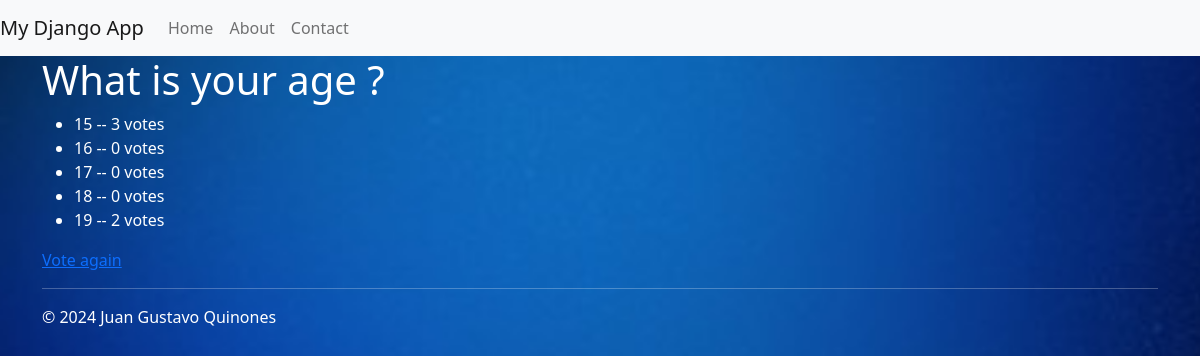
The app's page /polls/2/results/ with its own data.
### polls/models.py (models this page shows, shortened)
class Question(models.Model):
    question_text = models.CharField(max_length=200)
    pub_date = models.DateTimeField('date published')

class Choice(models.Model):
    question = models.ForeignKey(Question, on_delete=models.CASCADE)
    choice_text = models.CharField(max_length=200)
    votes = models.IntegerField(default=0)

### polls/views.py (the view)
# urls.py: path('<int:question_id>/results/', views.results, name='results'),
def results(request, question_id):
    question =get_object_or_404(Question, pk=question_id)
    return render(request, 'polls/results.html', {'question': question})

### polls/templates/polls/results.html
{% extends 'polls/base.html' %}
{% block main_content %}
<h1>{{ question.question_text }}</h1>
<ul>
    {% for choice in question.choice_set.all %}
    <li>{{ choice.choice_text }} -- {{ choice.votes }} vote{{ choice.votes | pluralize }}</li>
    {% endfor %}
</ul>
<a href="{% url 'polls:detail' question.id %}">Vote again</a>
{% endblock %}

### polls/templates/polls/base.html (shortened to what this page needs)
{% load static %}
<!DOCTYPE html>
<html lang="en">
<head>
    <link rel="stylesheet" href="https://cdn.jsdelivr.net/npm/@docsearch/css@3">
    <link href="https://cdn.jsdelivr.net/npm/bootstrap@5.0.2/dist/css/bootstrap.min.css" rel="stylesheet"
>
    <link rel="stylesheet" type="text/css" href="{% static 'polls/style.css' %}">
</head>
<body>
    {% include 'polls/nav.html' %}
    <div class="jumbotron">
        <div class="container">
            {% block main_content %}
            {% endblock %}
            {% include 'polls/footer.html' %}
        </div>
    </div>
</body>
</html>

### polls/templates/polls/nav.html (shortened to what this page needs)
<nav class="navbar navbar-expand-lg navbar-light bg-light">
    <a class="navbar-brand" href="#">My Django App</a>
    <div class="collapse navbar-collapse" id="navbarNav">
        <ul class="navbar-nav">
            <li class="nav-item active">
                <a class="nav-link" href="#">Home</a>
            </li>
            <li class="nav-item">
                <a class="nav-link" href="#">About</a>
            </li>
            <li class="nav-item">
                <a class="nav-link" href="#">Contact</a>
            </li>
        </ul>
    </div>
</nav>

### polls/templates/polls/footer.html
<hr>
<footer>
    <p>&copy; 2024 Juan Gustavo Quinones</p>
</footer>

### polls/static/polls/style.css (style rules this page uses)
body { background: white url("images/bluebackground.jpg") no-repeat center center; background-size: cover; height: 100vh; margin: 0; padding: 0; color: white; }

### records on screen
Question: question_text "What is your age ?"
Choice: choice_text "15", votes "3", votes|pluralize "s"
Choice: choice_text "16", votes "0", votes|pluralize "s"
Choice: choice_text "17", votes "0", votes|pluralize "s"
Choice: choice_text "18", votes "0", votes|pluralize "s"
Choice: choice_text "19", votes "2", votes|pluralize "s"
